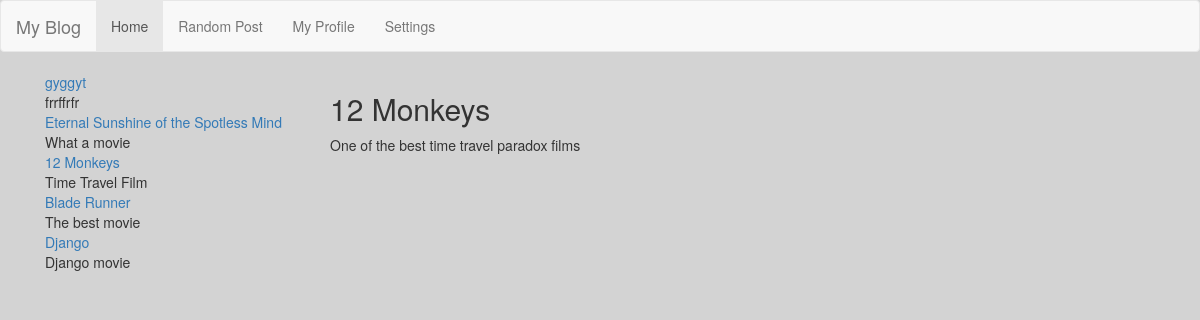
The page /post/12-monkeys on the database its author committed.
### blog/models.py (models this page shows, shortened)
class Post(models.Model):
    title = models.CharField(max_length=255)
    slug = models.SlugField(max_length=255, unique=True)
    summary = models.CharField(max_length=300)
    content = models.TextField()
    published = models.BooleanField(default=True)
    created = models.DateTimeField(auto_now_add=True)
    image = models.ImageField(upload_to='img')
    class Meta:
        ordering = ['-created']

### blog/views.py (the view)
# urls.py: path('post/<slug>', blog_views.post),
def post (request,slug):
    posts = Post.objects.all()
    return render_to_response('post.html',{
        'post':get_object_or_404(Post, slug=slug),
        'posts':posts
    })

### blog/templates/post.html (shortened to what this page needs)
<!DOCTYPE html>
<html lang="en">
<head>
    {% extends 'single-template.html' %}
    {% block entry %}
        <h2>{{post.title}}</h2>
        <div>
            {{post.content|linebreaks }}
        </div>
    {% endblock %}

### blog/templates/single-template.html
{% extends 'base.html' %}
{% block content %}
    <div class="container">
        <div class="col-md-3">
            {% for post in posts %}
                <div>
                    <div class="summary-title"><a href="/post/{{post.slug}}">{{post.title}}</a></div>
                    <div class="summary">{{post.summary}}</div>
                </div>
            {% endfor %}
        </div>
        <div class="col-md-9">
            {% block entry %}
            {% endblock %}
        </div>
    </div>
{% endblock %}

### blog/static/css/style.css (style rules this page uses)
body { background-color: #D3D3D3 !important; }

### rows shown on the page
Post: title "gyggyt", summary "frrffrfr"
Post: title "Eternal Sunshine of the Spotless Mind", summary "What a movie"
Post: title "12 Monkeys", summary "Time Travel Film", content "One of the best time travel paradox films"
Post: title "Blade Runner", summary "The best movie"
Post: title "Django", summary "Django movie"
